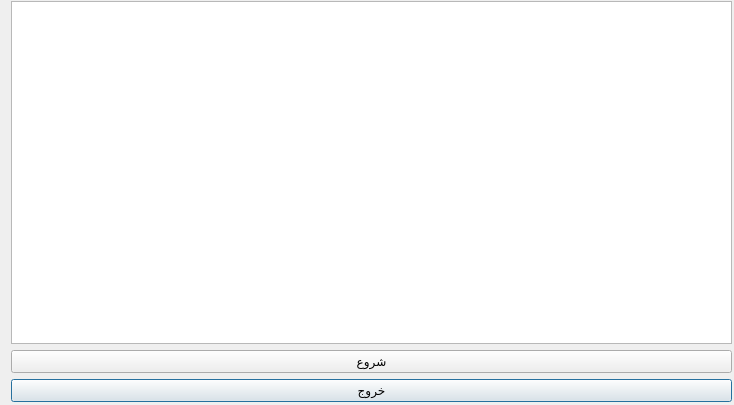
<?xml version="1.0" encoding="UTF-8"?>
<ui version="4.0">
 <class>addition</class>
 <widget class="QDialog" name="addition">
  <property name="geometry">
   <rect>
    <x>0</x>
    <y>0</y>
    <width>734</width>
    <height>405</height>
   </rect>
  </property>
  <property name="windowTitle">
   <string>Dialog</string>
  </property>
  <widget class="QWidget" name="">
   <property name="geometry">
    <rect>
     <x>11</x>
     <y>1</y>
     <width>721</width>
     <height>401</height>
    </rect>
   </property>
   <layout class="QGridLayout" name="gridLayout">
    <item row="2" column="0">
     <widget class="QPushButton" name="pushButton2">
      <property name="text">
       <string>خروج</string>
      </property>
     </widget>
    </item>
    <item row="0" column="0">
     <widget class="QTextBrowser" name="textBrowser"/>
    </item>
    <item row="1" column="0">
     <widget class="QPushButton" name="pushButton1">
      <property name="text">
       <string>شروع</string>
      </property>
     </widget>
    </item>
   </layout>
  </widget>
 </widget>
 <resources/>
 <connections/>
</ui>
